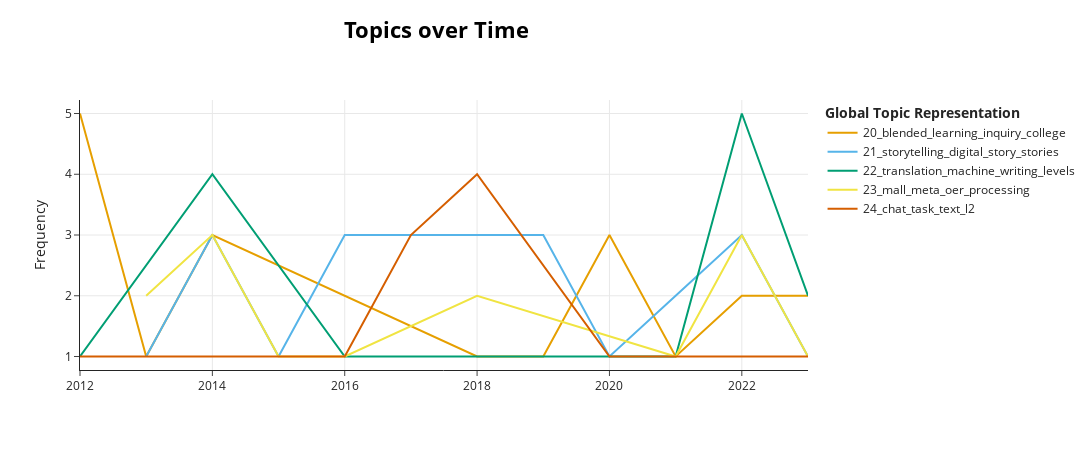

Notebook source saved alongside this figure:
### Code cell
model.visualize_topics_over_time(topics_over_time, topics=[20, 21, 22, 23, 24, 25])
#COVID-19 Topic

### Figure 1 — Plotly figure (JSON) as saved in the notebook; plotly's stock layout.template omitted (floating-point values rounded to 4 significant figures)
{"data": [{"hoverinfo": "text", "hovertext": ["<b>Topic 20</b><br>Words: blended, generation, chaos, tutors, difficulties", "<b>Topic 20</b><br>Words: dilemmas, blended, experiences, teacher, learner", "<b>Topic 20</b><br>Words: blended, interpretation, appropriateness, explorations, areas", "<b>Topic 20</b><br>Words: blended, presence, participation, courses, spanish", "<b>Topic 20</b><br>Words: f2f, blended, comparing, roles, course", "<b>Topic 20</b><br>Words: blended, inquiry, porous, ownership, expanded", "<b>Topic 20</b><br>Words: blended, environment, university, perceptions, learner", "<b>Topic 20</b><br>Words: blended, indexed, inclusive, ssci, articles", "<b>Topic 20</b><br>Words: blended, dropping, stracke, 2007, college"], "marker": {"color": "#E69F00"}, "mode": "lines", "name": "20_blended_learning_inquiry_college", "type": "scatter", "x": [2012, 2013, 2014, 2018, 2019, 2020, 2021, 2022, 2023], "y": [5, 1, 3, 1, 1, 3, 1, 2, 2]}, {"hoverinfo": "text", "hovertext": ["<b>Topic 21</b><br>Words: it, storytelling, piece, proud, did", "<b>Topic 21</b><br>Words: storytelling, digital, enjoyment, concerns, malaysian", "<b>Topic 21</b><br>Words: mind, narratives, structuring, gameplay, story", "<b>Topic 21</b><br>Words: stories, storytelling, digital, bringing, facilitate", "<b>Topic 21</b><br>Words: storytelling, digital, stories, story, creativity", "<b>Topic 21</b><br>Words: relational, stories, researching, account, pragmatics", "<b>Topic 21</b><br>Words: story, storytelling, stage, six, structure", "<b>Topic 21</b><br>Words: storytelling, digital, creative, interdisciplinary, experienced", "<b>Topic 21</b><br>Words: dimensions, creativity, her, story, international"], "marker": {"color": "#56B4E9"}, "mode": "lines", "name": "21_storytelling_digital_story_stories", "type": "scatter", "x": [2013, 2014, 2015, 2016, 2019, 2020, 2021, 2022, 2023], "y": [1, 3, 1, 3, 3, 1, 2, 3, 1]}, {"hoverinfo": "text", "hovertext": ["<b>Topic 22</b><br>Words: aptitude, translation, assessing, attitude, course", "<b>Topic 22</b><br>Words: grammatical, error, translation, corpora, l2", "<b>Topic 22</b><br>Words: translation, specialized, cooperative, levels, interest", "<b>Topic 22</b><br>Words: relationships, human, evaluations, texts, automated", "<b>Topic 22</b><br>Words: drafts, preliminary, translate, google, investigation", "<b>Topic 22</b><br>Words: machine, translation, impact, using, students", "<b>Topic 22</b><br>Words: mediate, machine, translation, korean, revision", "<b>Topic 22</b><br>Words: machine, translation, across, levels, students", "<b>Topic 22</b><br>Words: machine, translation, effectiveness, lee, assessing"], "marker": {"color": "#009E73"}, "mode": "lines", "name": "22_translation_machine_writing_levels", "type": "scatter", "x": [2012, 2014, 2016, 2018, 2019, 2020, 2021, 2022, 2023], "y": [1, 4, 1, 1, 1, 1, 1, 5, 2]}, {"hoverinfo": "text", "hovertext": ["<b>Topic 23</b><br>Words: mall, reply, tower, field, somewhere", "<b>Topic 23</b><br>Words: mall, doesn, still, fringes, tell", "<b>Topic 23</b><br>Words: mall, outcomes, twenty, implementation, years", "<b>Topic 23</b><br>Words: mall, preschool, independent, recall, children", "<b>Topic 23</b><br>Words: mall, contextualised, oer, processing, empirical", "<b>Topic 23</b><br>Words: mall, narrative, meta, review, skills", "<b>Topic 23</b><br>Words: mall, 1994, efficiency, outcomes, comprehensive", "<b>Topic 23</b><br>Words: mall, oer, turkish, polish, portuguese"], "marker": {"color": "#F0E442"}, "mode": "lines", "name": "23_mall_meta_oer_processing", "type": "scatter", "x": [2013, 2014, 2015, 2016, 2018, 2021, 2022, 2023], "y": [2, 3, 1, 1, 2, 1, 3, 1]}, {"hoverinfo": "text", "hovertext": ["<b>Topic 24</b><br>Words: chat, planning, text, investigating, performance", "<b>Topic 24</b><br>Words: anonymity, discussions, asynchronous, motivation, l2", "<b>Topic 24</b><br>Words: chat, independent, interactive, versus, l2", "<b>Topic 24</b><br>Words: chat, quot, synthetic, audio, text", "<b>Topic 24</b><br>Words: blogging, voice, performance, speaking, l2", "<b>Topic 24</b><br>Words: chat, text, interaction, accomplishment, transcripts", "<b>Topic 24</b><br>Words: chat, task, child, interaction, l2", "<b>Topic 24</b><br>Words: closings, chat, interactional, text, l2", "<b>Topic 24</b><br>Words: topic, management, task, interactions, written"], "marker": {"color": "#D55E00"}, "mode": "lines", "name": "24_chat_task_text_l2", "type": "scatter", "x": [2012, 2013, 2014, 2015, 2016, 2017, 2018, 2020, 2023], "y": [1, 1, 1, 1, 1, 3, 4, 1, 1]}], "layout": {"height": 450, "hoverlabel": {"bgcolor": "white", "font": {"family": "Rockwell", "size": 16}}, "legend": {"title": {"text": "<b>Global Topic Representation"}}, "title": {"font": {"color": "Black", "size": 22}, "text": "<b>Topics over Time</b>", "x": 0.4, "xanchor": "center", "y": 0.95, "yanchor": "top"}, "width": 1250, "xaxis": {"showgrid": true}, "yaxis": {"showgrid": true, "title": {"text": "Frequency"}}}}
